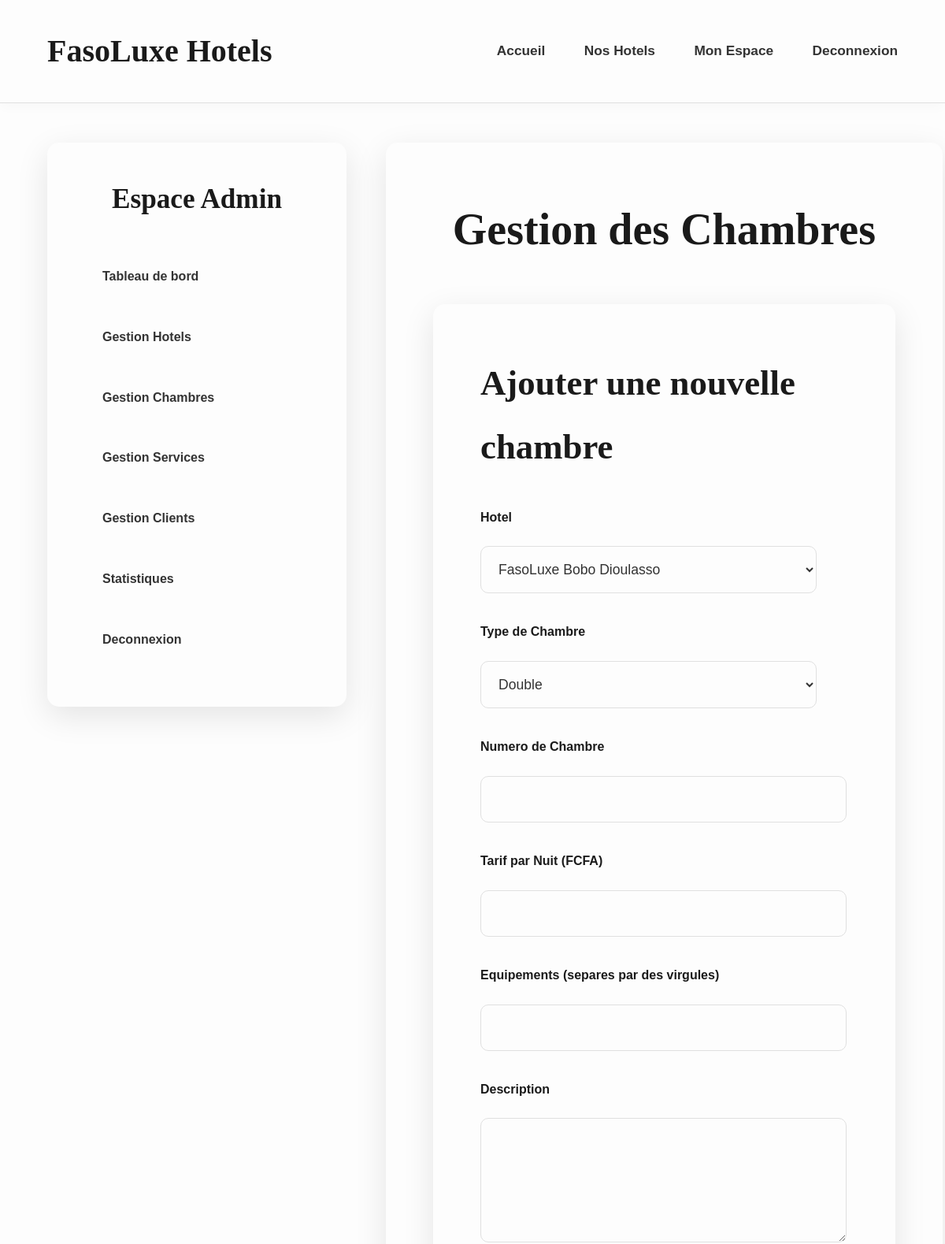
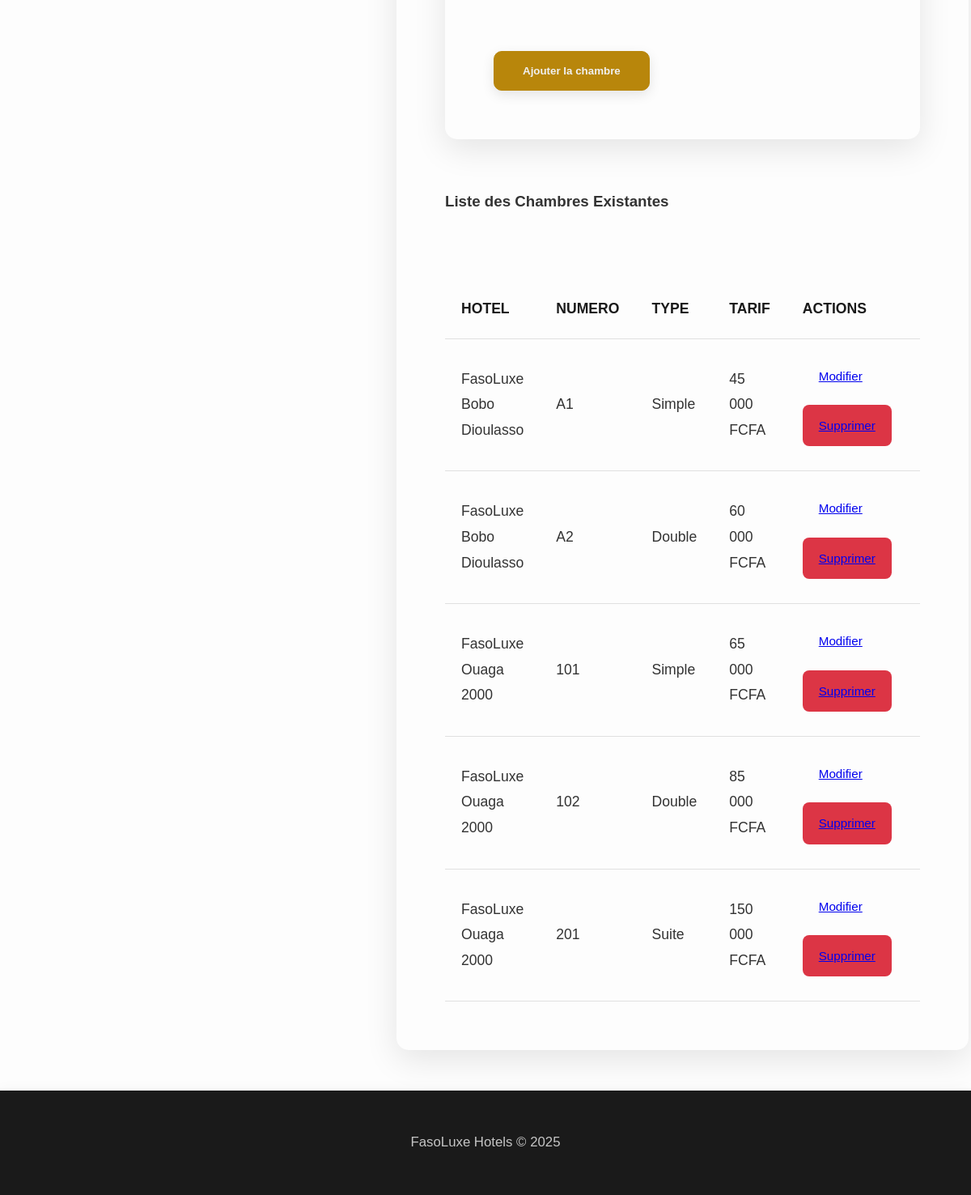
/admin/manage_chambres.php (signed in), run on the app's committed database (2 pictures, top to bottom).
### tables this page shows
CREATE TABLE chambres (
    id INT AUTO_INCREMENT PRIMARY KEY,
    hotel_id INT NOT NULL,
    type_chambre_id INT NOT NULL,
    numero_chambre VARCHAR(20) NOT NULL,
    description TEXT,
    equipements TEXT,  
    tarif_nuit DECIMAL(10, 2) NOT NULL,
    FOREIGN KEY (hotel_id) REFERENCES hotels(id) ON DELETE CASCADE,
    FOREIGN KEY (type_chambre_id) REFERENCES types_chambre(id)
);

CREATE TABLE hotels (
    id INT AUTO_INCREMENT PRIMARY KEY,
    nom VARCHAR(255) NOT NULL,
    ville VARCHAR(255) NOT NULL,
    adresse TEXT NOT NULL,
    description TEXT,
    photo_url VARCHAR(255),
    categorie INT NOT NULL,  
    email VARCHAR(255),
    site_web VARCHAR(255)
);

CREATE TABLE types_chambre (
    id INT AUTO_INCREMENT PRIMARY KEY,
    nom VARCHAR(100) NOT NULL  
);

### admin/manage_chambres.php (called while the page is built, shortened)
<?php
require_once __DIR__ . '/../src/models/Chambre.php';
require_once __DIR__ . '/../src/models/Hotel.php';
require_once __DIR__ . '/../src/models/TypeChambre.php';
$chambres = Chambre::getAll();
$hotels = Hotel::getAll();
$types_chambre = TypeChambre::getAll();
$is_editing = false;
$chambre_to_edit = [];
include_once __DIR__ . '/../src/includes/header.php';
include_once __DIR__ . '/../templates/admin_manage_chambres.php';
include_once __DIR__ . '/../src/includes/footer.php';
?>

### src/models/Hotel.php (called while the page is built, shortened)
<?php
class Hotel {
    public static function getAll() {
        $pdo = getPDO();
        $stmt = $pdo->query('SELECT * FROM hotels ORDER BY ville, nom');
        return $stmt->fetchAll(PDO::FETCH_ASSOC);
    }
}
?>

### src/models/TypeChambre.php (called while the page is built, shortened)
<?php
class TypeChambre {
    public static function getAll() {
        $pdo = getPDO();
        $stmt = $pdo->query('SELECT * FROM types_chambre ORDER BY nom');
        return $stmt->fetchAll(PDO::FETCH_ASSOC);
    }
}
?>

### src/models/Chambre.php (called while the page is built, shortened)
<?php
class Chambre {
    public static function getAll() {
        $pdo = getPDO();
        $stmt = $pdo->query('SELECT c.*, h.nom as hotel_nom, tc.nom as type_nom FROM chambres c JOIN hotels h ON c.hotel_id = h.id JOIN types_chambre tc ON c.type_chambre_id = tc.id ORDER BY h.nom, c.numero_chambre');
        return $stmt->fetchAll(PDO::FETCH_ASSOC);
    }
}
?>

### templates/admin_manage_chambres.php (the view, shortened to what this page needs)
<div class="dashboard-container">
    <?php include __DIR__ . '/../src/includes/admin_sidebar.php'; ?>
    <main class="dashboard-content">
        <h2>Gestion des Chambres</h2>
        <div class="form-container">
            <h3><?php echo $is_editing ? 'Modifier la chambre' : 'Ajouter une nouvelle chambre'; ?></h3>
            <form action="manage_chambres.php" method="POST">
                <div class="form-grid">
                    <div class="form-group">
                        <label for="hotel_id">Hotel</label>
                        <select name="hotel_id" required>
                            <?php foreach ($hotels as $hotel): ?>
                                <option value="<?php echo $hotel['id']; ?>" <?php echo (isset($chambre_to_edit['hotel_id']) && $chambre_to_edit['hotel_id'] == $hotel['id']) ? 'selected' : ''; ?>><?php echo htmlspecialchars($hotel['nom']); ?></option>
                            <?php endforeach; ?>
                        </select>
                    </div>
                    <div class="form-group">
                        <label for="type_chambre_id">Type de Chambre</label>
                        <select name="type_chambre_id" required>
                            <?php foreach ($types_chambre as $type): ?>
                                <option value="<?php echo $type['id']; ?>" <?php echo (isset($chambre_to_edit['type_chambre_id']) && $chambre_to_edit['type_chambre_id'] == $type['id']) ? 'selected' : ''; ?>><?php echo htmlspecialchars($type['nom']); ?></option>
                            <?php endforeach; ?>
                        </select>
                    </div>
                    <div class="form-group">
                        <label for="numero_chambre">Numero de Chambre</label>
                        <input type="text" name="numero_chambre" value="<?php echo $chambre_to_edit['numero_chambre'] ?? ''; ?>" required>
                    </div>
                    <div class="form-group">
                        <label for="tarif_nuit">Tarif par Nuit (FCFA)</label>
                        <input type="number" name="tarif_nuit" step="0.01" value="<?php echo $chambre_to_edit['tarif_nuit'] ?? ''; ?>" required>
                    </div>
                    <div class="form-group full-width">
                        <label for="equipements">Equipements (separes par des virgules)</label>
                        <input type="text" name="equipements" value="<?php echo $chambre_to_edit['equipements'] ?? ''; ?>">
                    </div>
                    <div class="form-group full-width">
                        <label for="description">Description</label>
                        <textarea name="description" rows="3"><?php echo $chambre_to_edit['description'] ?? ''; ?></textarea>
                    </div>
                </div>
                <button type="submit" name="action" value="<?php echo $is_editing ? 'update' : 'create'; ?>" class="btn">
                    <?php echo $is_editing ? 'Mettre a jour' : 'Ajouter la chambre'; ?>
                </button>
            </form>
        </div>
        <h3>Liste des Chambres Existantes</h3>
        <div class="table-container">
            <table>
                <thead><tr><th>Hotel</th><th>Numero</th><th>Type</th><th>Tarif</th><th>Actions</th></tr></thead>
                <tbody>
                    <?php foreach ($chambres as $chambre): ?>
                        <tr>
                            <td><?php echo htmlspecialchars($chambre['hotel_nom']); ?></td>
                            <td><?php echo htmlspecialchars($chambre['numero_chambre']); ?></td>
                            <td><?php echo htmlspecialchars($chambre['type_nom']); ?></td>
                            <td><?php echo number_format($chambre['tarif_nuit'], 0, ',', ' '); ?> FCFA</td>
                            <td>
                                <a href="manage_chambres.php?action=edit&id=<?php echo $chambre['id']; ?>" class="btn-small">Modifier</a>
                                <a href="<?php echo BASE_URL; ?>admin/manage_chambres.php?action=delete&id=<?php echo $chambre['id']; ?>" onclick="return confirm('Etes-vous sur de vouloir supprimer cette chambre ?');" class="btn-small btn-cancel">Supprimer</a>
                            </td>
                        </tr>
                    <?php endforeach; ?>
                </tbody>
            </table>
        </div>
    </main>
</div>

### public/css/style.css (style rules this page uses)
:root { --primary-color: #1a1a1a; --secondary-color: #b8860b; --accent-color: #e0b973; --text-dark: #333333; --text-light: #f0f0f0; --background-light: #fdfdfd; --background-dark: #2c3e50; --border-color: #e0e0e0; --font-primary: 'Montserrat', sans-serif; --font-secondary: 'Playfair Display', serif; }
html, body { height: 100%; }
body { font-family: var(--font-primary); margin: 0; padding: 0; background-color: var(--background-light); color: var(--text-dark); line-height: 1.8; -webkit-font-smoothing: antialiased; -moz-osx-font-smoothing: grayscale; display: flex; flex-direction: column; }
.form-group { display: flex; flex-direction: column; flex: 1; min-width: 200px; }
.form-group label { margin-bottom: 10px; font-weight: 600; color: var(--primary-color); font-size: 1rem; }
.form-group input, .form-group select { padding: 16px 20px; border: 1px solid var(--border-color); border-radius: 10px; font-size: 1.1rem; color: var(--text-dark); background-color: var(--background-light); transition: border-color 0.3s ease, box-shadow 0.3s ease; }
.btn { display: inline-block; background: var(--secondary-color); color: var(--text-light); padding: 16px 35px; border-radius: 10px; text-decoration: none; font-weight: 600; transition: background-color 0.3s ease, transform 0.2s ease, box-shadow 0.3s ease, border 0.3s ease; border: 1px solid var(--secondary-color); cursor: pointer; text-align: center; box-shadow: 0 5px 15px rgba(0,0,0,0.1); }
.btn-cancel { background-color: #dc3545; border-color: #dc3545; }
.btn-small { padding: 12px 20px; font-size: 0.95rem; border-radius: 8px; margin-right: 15px; margin-bottom: 10px; display: inline-flex; align-items: center; justify-content: center; text-align: center; }
.dashboard-container { display: flex; width: 90%; max-width: 1500px; margin: 50px auto; gap: 50px; align-items: flex-start; }
.dashboard-content { flex: 1; background: var(--background-light); padding: 60px; border-radius: 15px; box-shadow: 0 12px 40px rgba(0,0,0,0.1); }
.dashboard-content h2 { font-family: var(--font-secondary); font-size: 3.5rem; color: var(--primary-color); margin-top: 0; margin-bottom: 45px; text-align: center; }
.table-container { overflow-x: auto; margin-top: 50px; }
table { width: 100%; border-collapse: collapse; margin-top: 30px; font-size: 1.1rem; }
table th, table td { padding: 20px; text-align: left; border-bottom: 1px solid var(--border-color); }
table th { background-color: var(--background-light); color: var(--primary-color); font-weight: 700; text-transform: uppercase; }
.form-container { background: var(--background-light); padding: 60px; border-radius: 15px; box-shadow: 0 12px 40px rgba(0,0,0,0.1); margin-bottom: 60px; }
.form-container h3 { font-family: var(--font-secondary); color: var(--primary-color); font-size: 2.8rem; margin-top: 0; margin-bottom: 35px; }
.form-grid { display: grid; grid-template-columns: repeat(auto-fit, minmax(320px, 1fr)); gap: 35px; margin-bottom: 35px; }
.form-group.full-width { grid-column: 1 / -1; }
.form-container input[type="text"], .form-container input[type="email"], .form-container input[type="number"], .form-container input[type="tel"], .form-container input[type="password"], .form-container input[type="date"], .form-container select, .form-container textarea { width: calc(100% - 40px); padding: 18px; border: 1px solid var(--border-color); border-radius: 10px; font-size: 1.1rem; margin-top: 12px; background-color: var(--background-light); color: var(--text-dark); transition: border-color 0.3s ease, box-shadow 0.3s ease; }
.form-container textarea { resize: vertical; min-height: 120px; }
.form-container .btn { margin-top: 30px; margin-right: 25px; }

### data on the page
chambres: hotel.nom "FasoLuxe Bobo Dioulasso", numero_chambre "A1", type_chambre.nom "Simple", tarif_nuit "45 000"
chambres: hotel.nom "FasoLuxe Bobo Dioulasso", numero_chambre "A2", type_chambre.nom "Double", tarif_nuit "60 000"
chambres: hotel.nom "FasoLuxe Ouaga 2000", numero_chambre "101", type_chambre.nom "Simple", tarif_nuit "65 000"
chambres: hotel.nom "FasoLuxe Ouaga 2000", numero_chambre "102", type_chambre.nom "Double", tarif_nuit "85 000"
chambres: hotel.nom "FasoLuxe Ouaga 2000", numero_chambre "201", type_chambre.nom "Suite", tarif_nuit "150 000"

### other printed values
form field hotel_id "FasoLuxe Bobo Dioulasso"
form field type_chambre_id "Double"
